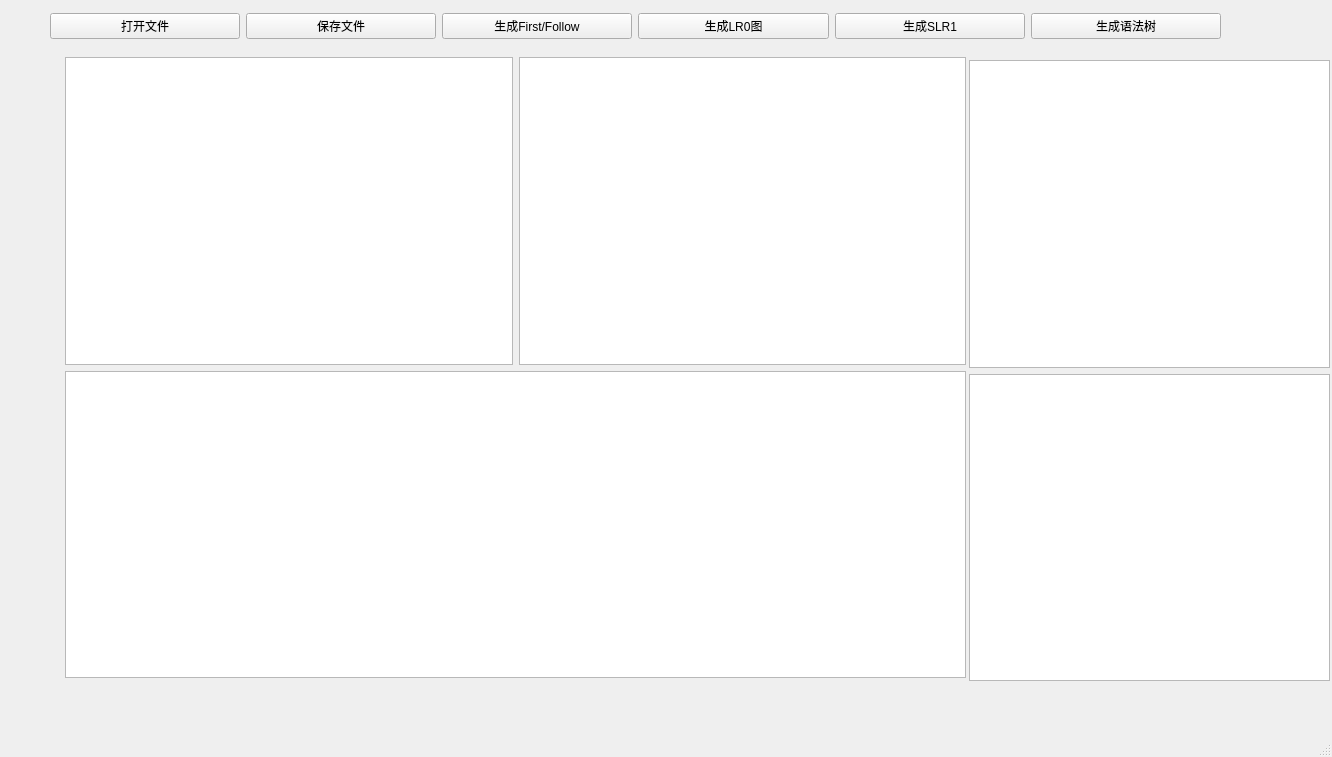
<?xml version="1.0" encoding="UTF-8"?>
<ui version="4.0">
 <class>MainWindow</class>
 <widget class="QMainWindow" name="MainWindow">
  <property name="geometry">
   <rect>
    <x>0</x>
    <y>0</y>
    <width>1332</width>
    <height>757</height>
   </rect>
  </property>
  <property name="windowTitle">
   <string>MainWindow</string>
  </property>
  <widget class="QWidget" name="centralwidget">
   <widget class="QWidget" name="horizontalLayoutWidget">
    <property name="geometry">
     <rect>
      <x>50</x>
      <y>10</y>
      <width>1171</width>
      <height>32</height>
     </rect>
    </property>
    <layout class="QHBoxLayout" name="horizontalLayout">
     <item>
      <widget class="QPushButton" name="openFileB">
       <property name="text">
        <string>打开文件</string>
       </property>
      </widget>
     </item>
     <item>
      <widget class="QPushButton" name="saveFileB">
       <property name="text">
        <string>保存文件</string>
       </property>
      </widget>
     </item>
     <item>
      <widget class="QPushButton" name="getFirstFollowB">
       <property name="text">
        <string>生成First/Follow</string>
       </property>
      </widget>
     </item>
     <item>
      <widget class="QPushButton" name="getLR0">
       <property name="text">
        <string>生成LR0图</string>
       </property>
      </widget>
     </item>
     <item>
      <widget class="QPushButton" name="getSLR1">
       <property name="text">
        <string>生成SLR1</string>
       </property>
      </widget>
     </item>
     <item>
      <widget class="QPushButton" name="parser">
       <property name="text">
        <string>生成语法树</string>
       </property>
      </widget>
     </item>
    </layout>
   </widget>
   <widget class="QWidget" name="horizontalLayoutWidget_2">
    <property name="geometry">
     <rect>
      <x>65</x>
      <y>57</y>
      <width>901</width>
      <height>621</height>
     </rect>
    </property>
    <layout class="QVBoxLayout" name="verticalLayout">
     <item>
      <layout class="QHBoxLayout" name="horizontalLayout_3">
       <item>
        <widget class="QTextBrowser" name="textBrowser">
         <property name="sizePolicy">
          <sizepolicy hsizetype="Expanding" vsizetype="Expanding">
           <horstretch>0</horstretch>
           <verstretch>0</verstretch>
          </sizepolicy>
         </property>
        </widget>
       </item>
       <item>
        <widget class="QTextEdit" name="textEdit">
         <property name="sizePolicy">
          <sizepolicy hsizetype="Expanding" vsizetype="Expanding">
           <horstretch>0</horstretch>
           <verstretch>0</verstretch>
          </sizepolicy>
         </property>
        </widget>
       </item>
      </layout>
     </item>
     <item>
      <widget class="QTableView" name="table">
       <property name="sizePolicy">
        <sizepolicy hsizetype="Expanding" vsizetype="Expanding">
         <horstretch>0</horstretch>
         <verstretch>0</verstretch>
        </sizepolicy>
       </property>
      </widget>
     </item>
    </layout>
   </widget>
   <widget class="QWidget" name="verticalLayoutWidget">
    <property name="geometry">
     <rect>
      <x>969</x>
      <y>60</y>
      <width>361</width>
      <height>621</height>
     </rect>
    </property>
    <layout class="QVBoxLayout" name="verticalLayout_2">
     <item>
      <widget class="QTextEdit" name="tokensInput"/>
     </item>
     <item>
      <widget class="QTextBrowser" name="treeView"/>
     </item>
    </layout>
   </widget>
  </widget>
  <widget class="QMenuBar" name="menubar">
   <property name="geometry">
    <rect>
     <x>0</x>
     <y>0</y>
     <width>1332</width>
     <height>43</height>
    </rect>
   </property>
  </widget>
  <widget class="QStatusBar" name="statusbar"/>
 </widget>
 <resources/>
 <connections/>
</ui>
